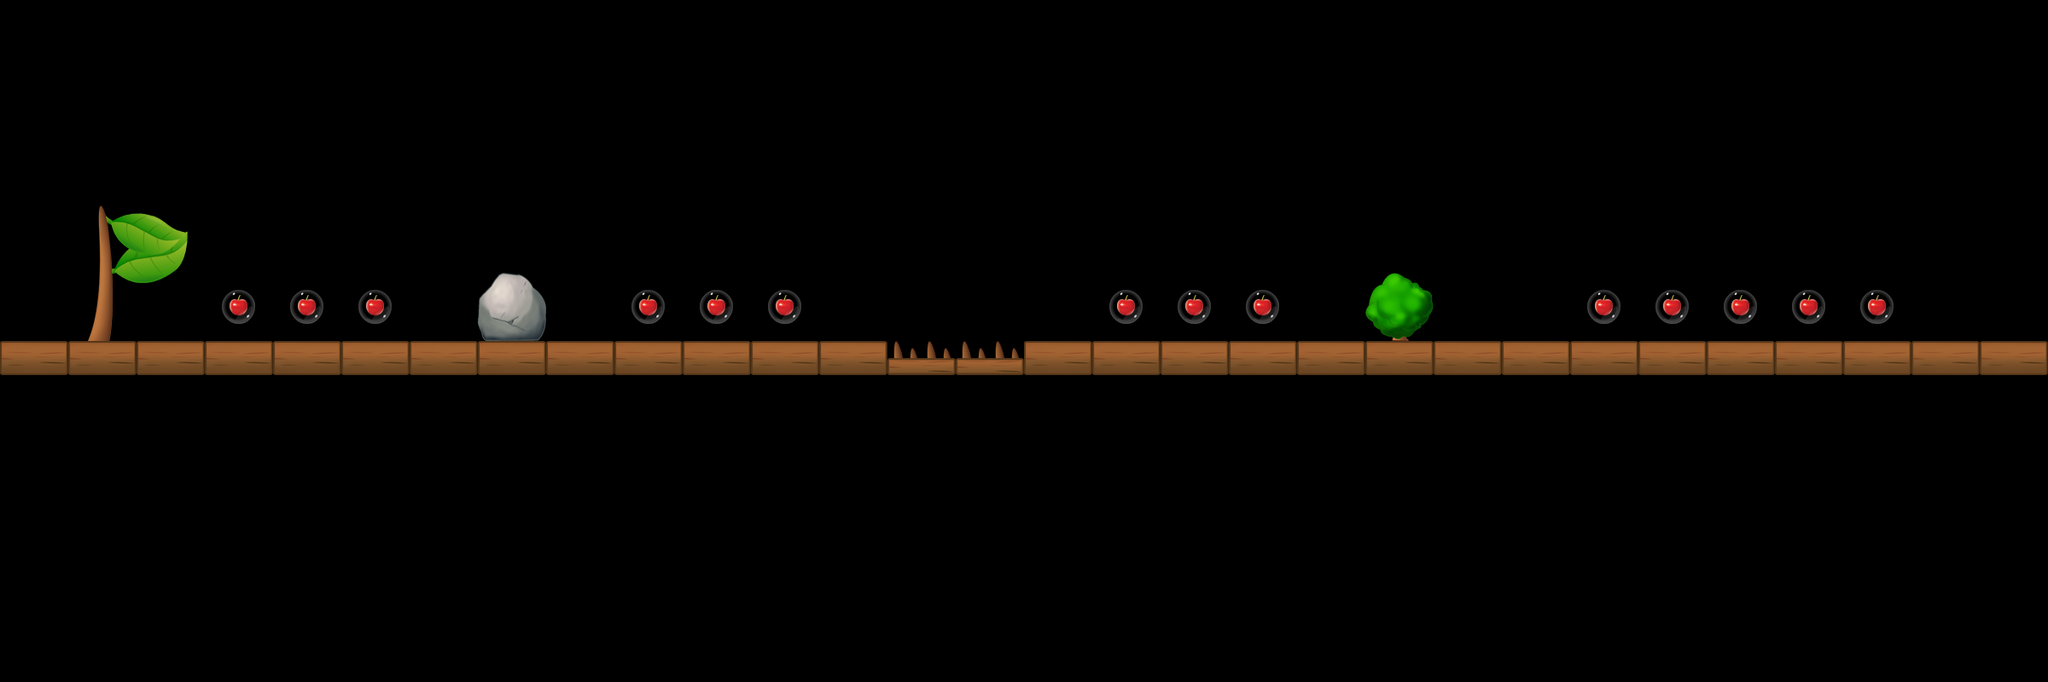

Rendered tile map (Tiled .tmx) drawn with the repository's tilesets; below, a short description and the map source with its tile grids summarised:
An orthogonal 30x10 tile map with 80x80 px tiles, 1 tile layer (Level).

<map version="1.0" orientation="orthogonal" width="30" height="10" tilewidth="80" tileheight="80">
 <properties>
  <property name="StartDirection" value="0" />
 </properties>
 <tileset firstgid="1" name="Untitled" tilewidth="80" tileheight="80">
  <image source="tileset.png" width="640" height="320" />
 </tileset>
 <layer name="Level" width="30" height="10">
  <data>[300 cells, 51 non-empty, 10 distinct tile ids]</data>
 </layer>
</map>